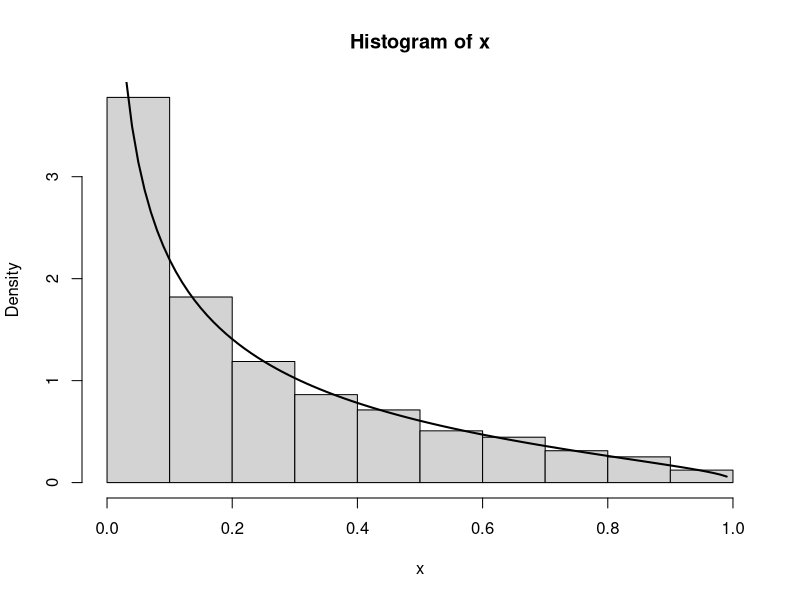
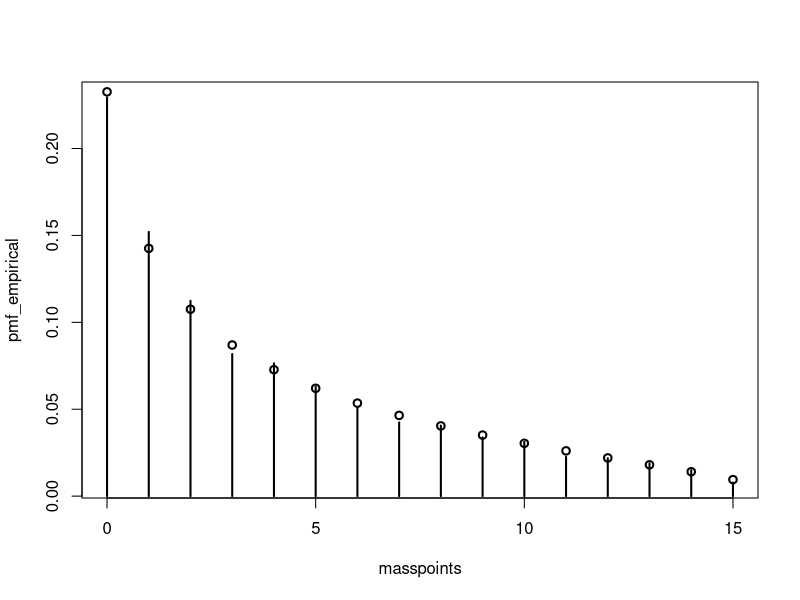
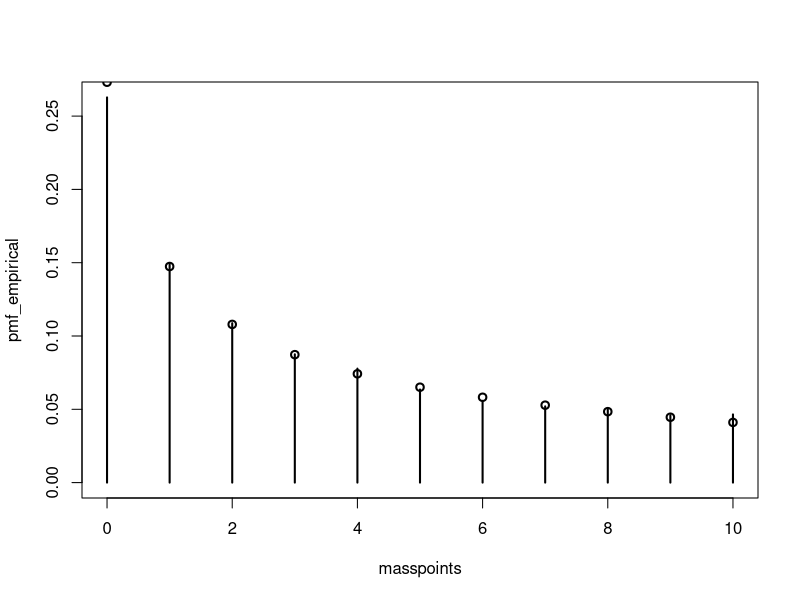
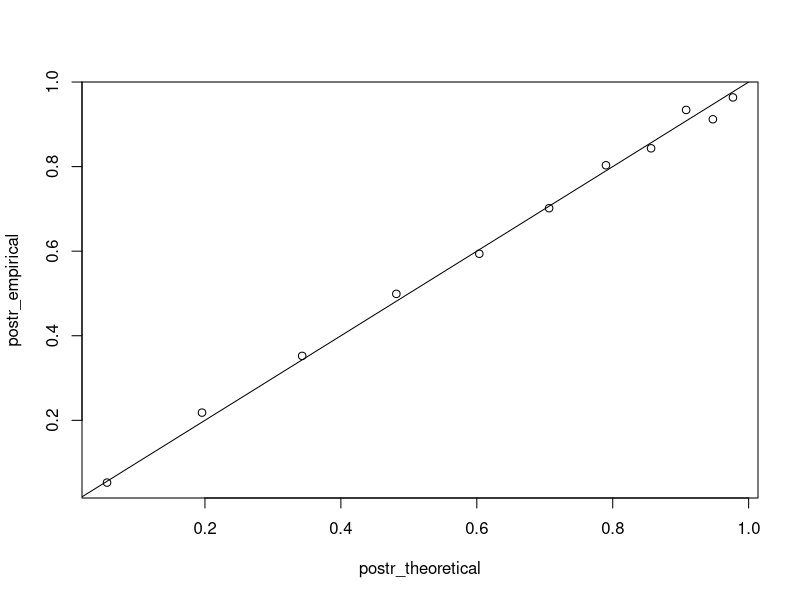

Write the R code that produced these figures, in order.
# generate from carpal distribution
rcarpal = function(n, shift) {
	z = rnorm(n)
	success_rate = pnorm(z+shift)
	return(success_rate)
}

# carpal density
dcarpal = function(x, shift) {
	in_range = 0<=x&x<=1
	density_in_range = dnorm(qnorm(x)-shift)/dnorm(qnorm(x))
	return(ifelse(in_range, density_in_range, 0))
}

# test: rcarpal vs dcarpal
set.seed(457)
with(new.env(), {
	# parameters
	sampsize = 4e3
	shift = -1
	# generate and plot
	x = rcarpal(sampsize, shift)
	hist(x, freq=FALSE)
	curve(dcarpal(x, shift=shift), from=0, to=1, lwd=2, add=TRUE)
})

# generate from carpal binomial hierarchy
rcarpbin = function(n, size, shift) {
	success_rate = rcarpal(n, shift=shift)
	success_count = rbinom(n, size=size, prob=success_rate)
	return(success_count)
}

# carpal binomial hierarchy PMF
dcarpbin = function(x, size, shift) {
	# function for single inputs
	f = function(x, size, shift) {
		fun_to_integrate = function(rho) {
			dbinom(x, size=size, prob=pnorm(rho))*dnorm(rho, mean=shift)
		}		
		integrate(fun_to_integrate, lower=-Inf, upper=+Inf)$value
	}
	# apply for multiple inputs
	return(mapply(f, x=x, size=size, shift=shift))
}

# test: `rcarpbin` vs `dcarpbin`
set.seed(521)
with(new.env(), {
	# parameters
	sampsize = 5e3
	shift = -0.9
	size = 15
	# work generate
	x = rcarpbin(sampsize, size=size, shift=shift)
	masspoints = 0:size
	# calculate PMFs
	pmf_empirical = setNames(sapply(masspoints, function(v) {
		mean(x==v)
	}), masspoints)
	pmf_theoretical = setNames(dcarpbin(masspoints, size=size, shift=shift), 
	masspoints)
	# compare empirical vs theoretical
	plot(masspoints, pmf_empirical, type='h', lwd=2)
	points(masspoints, pmf_theoretical, pch=1, lwd=2)
	round(pmf_empirical-pmf_theoretical, 3)
})

# generate from AO0 hierarchy
rao0 = function(n, size, steepness, prevalence) {
	generated_class0 = rcarpbin(n, size=size, shift=steepness)
	generated_class1 = rcarpbin(n, size=size, shift=0)
	class_label = sample(0:1, size=n, prob=c(1-prevalence, prevalence), 
	replace=TRUE)
	success_count = ifelse(class_label==1, generated_class1, generated_class0)
	return(success_count)
}

# AO0 hierarchy PMF
dao0 = function(x, size, steepness, prevalence) {
	pmf_class0 = dcarpbin(x, size=size, shift=steepness)
	pmf_class1 = dcarpbin(x, size=size, shift=0)
	pmf_mix = prevalence*pmf_class1+(1-prevalence)*pmf_class0
	return(pmf_mix)
}

# test: `dao0` vs `dcarpbin`
with(new.env(), {
	# parameters
	shift = -1
	size = 15
	# calculate PMFs
	masspoints = 0:size
	pmf_a = dcarpbin(masspoints, size=size, shift=shift)
	pmf_b = dao0(masspoints, size=size, steepness=shift, prevalence=0)
	# compare
	round(pmf_b-pmf_a, 3)
})

# test: `rao0` vs `dao0`
set.seed(608)
with(new.env(), {
	# parameters
	sampsize = 4e3
	steepness = -1.22
	size = 10
	prevalence = 0.4
	# generate
	masspoints = 0:size
	x = rao0(sampsize, size=size, steepness=steepness, prevalence=prevalence)
	# calculate PMFs
	pmf_theoretical = setNames(dao0(masspoints, size=size, 
	steepness=steepness, prevalence=prevalence), masspoints)
	pmf_empirical = setNames(sapply(masspoints, function(v) {
		mean(x==v)
	}), masspoints)
	# compare empirical vs theoretical
	plot(masspoints, pmf_empirical, type='h', lwd=2, 
	ylim=c(0, max(pmf_empirical)))
	points(masspoints, pmf_theoretical, pch=1, lwd=2)
	round(pmf_empirical-pmf_theoretical, 3)
})

# moment for AO0
moment_ao0 = function(power, size, steepness, prevalence) {
	masspoints = (0:size)^power
	pmf = dao0(masspoints, size=size, steepness=steepness, 
	prevalence=prevalence)
	expected = sum(masspoints*pmf)
	return(expected)
}

# expectation for AO0
expect_ao0 = function(size, steepness, prevalence) {
	return(moment_ao0(power=1, size=size, steepness=steepness, 
	prevalence=prevalence))
}

# variance for AO0
var_ao0 = function(size, steepness, prevalence) {
	second_moment = moment_ao0(power=2, size=size, steepness=steepness, 
	prevalence=prevalence)
	first_moment = moment_ao0(power=1, size=size, steepness=steepness, 
	prevalence=prevalence)
	return(second_moment-first_moment^2)
}

# test: expect_ao0 vs rao0
set.seed(412)
with(new.env(), {
	# parameters
	sampsize = 10e3
	steepness = -1
	size = 10
	prevalence = 0.4
	# generate
	masspoints = 0:size
	x = rao0(sampsize, size=size, steepness=steepness, prevalence=prevalence)
	# calculate mean
	expected_theoretical = expect_ao0(size=size, steepness=steepness, 
	prevalence=prevalence)
	expected_empirical = mean(x)
	# compare empirical vs theoretical
	print(round(expected_empirical-expected_theoretical, 3))
	setNames(c(expected_empirical, expected_theoretical), c('emp', 'theo'))
})

# posterior CNR probability for AO0
calc_postr_cnr_ao0 = function(x, size, steepness, prevalence) {
	likelihood_class0 = dcarpbin(x, size=size, shift=steepness)
	likelihood_class1 = dcarpbin(x, size=size, shift=0)
	postr_numerator = prevalence*likelihood_class1
	postr_denominator = postr_numerator+(1-prevalence)*likelihood_class0
	postr = postr_numerator/postr_denominator
	return(postr)
}

# test: `calc_postr_cnr_ao0` vs `rao0`
set.seed(506)
with(new.env(), {
	# parameters
	sampsize = 10e3
	steepness = -2
	size = 10
	prevalence = 0.3
	# generate
	y = sample(0:1, size=sampsize, prob=c(1-prevalence, prevalence), 
	replace=TRUE)
	x_class0 = rcarpbin(sampsize, size=size, shift=steepness)
	x_class1 = rcarpbin(sampsize, size=size, shift=0)
	x = ifelse(y==1, x_class1, x_class0)
	# calculate probabilities
	freq = table(y, x)
	postr_empirical = freq[2,]/colSums(freq)
	postr_theoretical = calc_postr_cnr_ao0(0:size, size=size, 
	steepness=steepness, prevalence=prevalence)
	# compare empirical vs theoretical
	plot(postr_theoretical, postr_empirical); abline(0:1)
	round(postr_empirical-postr_theoretical, 3)
})

# convert p value to success count
pval2count = function(pval, size) {
	success_count = pval*(size+1)-1
	return(success_count)
}

